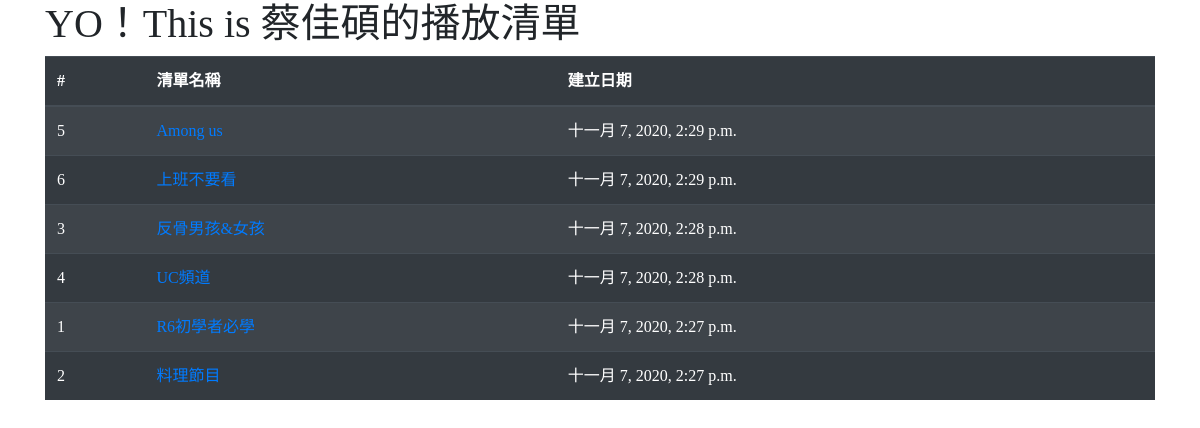
The page /playlist/ on the database its author committed.
### mysite/models.py (models this page shows, shortened)
class PlayList(models.Model):
    name = models.CharField(max_length=200)
    pub_date = models.DateTimeField(default=timezone.now)
    class Meta:
        ordering = ('-pub_date',)

### mysite/views.py (the view)
# urls.py: path('playlist/',views.playlist),   #列出所有清單的名稱
def playlist(request):
    items = PlayList.objects.all()
    return render(request,"playlist.html",locals())

### templates/playlist.html (shortened to what this page needs)
<!doctype html>
<html>
  <head>
    <link rel="stylesheet" href="https://cdn.jsdelivr.net/npm/bootstrap@4.5.3/dist/css/bootstrap.min.css">
  </head>
  <body>
      <div class="container">
    <h1>YO！This is 蔡佳碩的播放清單</h1>
    <table class="table table-striped table-dark">
        <thead>
          <tr>
            <th scope="col">#</th>
            <th scope="col">清單名稱</th>
            <th scope="col">建立日期</th>
          </tr>
        </thead>
        <tbody>
          {% for item in items %}
          <tr>
            <td>{{ item.id }}</td>
            <td><a href="/list/{{item.id}}/" >{{item.name }}</a></td>
            <td>{{ item.pub_date }}</td>
          </tr>
          {% endfor %}
        </tbody>
    </table>
      </div>
  </body>
</html>

### templates/playlist.html (style rules this page uses)
body { font-family: 微軟正黑體; }

### rows shown on the page
PlayList: id "5", name "Among us", pub_date "十一月 7, 2020, 2:29 p.m."
PlayList: id "6", name "上班不要看", pub_date "十一月 7, 2020, 2:29 p.m."
PlayList: id "3", name "反骨男孩&女孩", pub_date "十一月 7, 2020, 2:28 p.m."
PlayList: id "4", name "UC頻道", pub_date "十一月 7, 2020, 2:28 p.m."
PlayList: id "1", name "R6初學者必學", pub_date "十一月 7, 2020, 2:27 p.m."
PlayList: id "2", name "料理節目", pub_date "十一月 7, 2020, 2:27 p.m."
